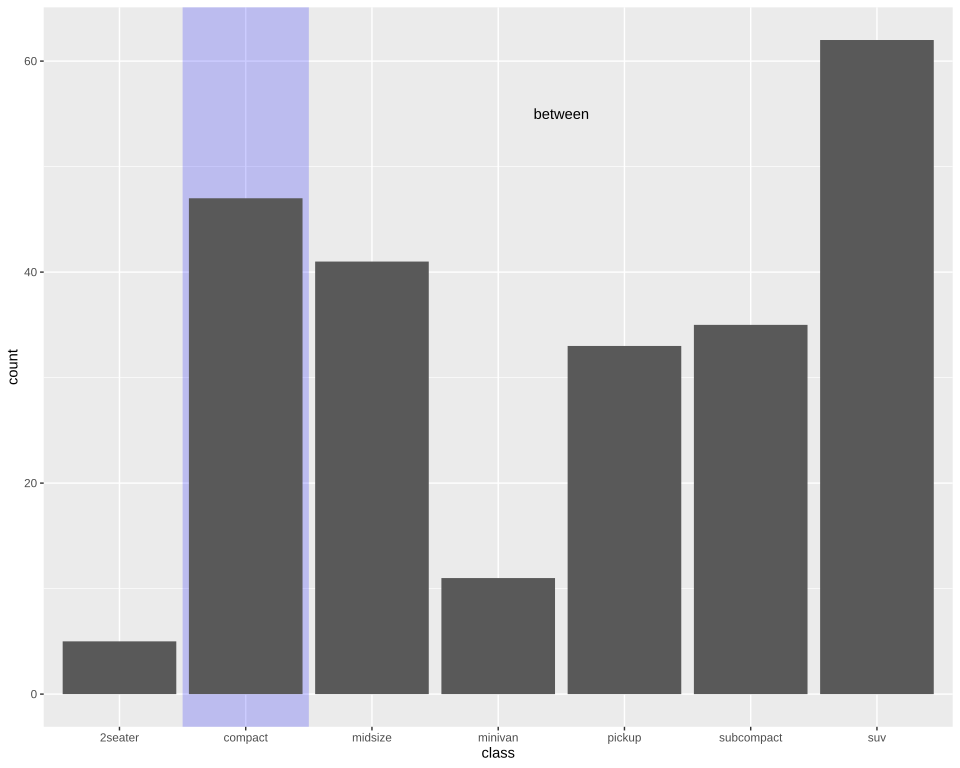

Recreate this plot in R.
# The plot test/golden/discrete_band.svg draws, drawn by ggplot2 itself, as ggplot2's own visual
# tests draw their snapshots: the independent check on that golden whenever it changes. The suite
# never runs this; it needs R, ggplot2 and vdiffr, saved as the Docker image giggly-r:ggplot2-4.0.3.
# From the repository's root:
#
#   docker run --rm -v "$PWD/test/golden":/golden:ro giggly-r:ggplot2-4.0.3 \
#     Rscript /golden/discrete_band.R > discrete_band.ggplot2.svg
#
# and compare the two drawings element by element, as test/golden/line_missing.R does.
#
# Numbers on a discrete axis: a band from 1.5 to 2.5 across the whole panel, added before mpg's
# bars of each class so it is drawn beneath them, and a label at 4.5, between two classes, added
# after; only the bars map `x`, so the axis is discrete.
# First checked with ggplot2 4.0.3 and vdiffr 1.0.9: every element and clip path matches, the x
# axis drawn before the y as in test/golden/point.R.

library(ggplot2)

plot <- ggplot(mpg, aes(class)) +
  annotate("rect", xmin = 1.5, xmax = 2.5, ymin = -Inf, ymax = Inf, fill = "blue", alpha = 0.2) +
  geom_bar() +
  annotate("text", x = 4.5, y = 55, label = "between") +
  theme_gray()

file <- tempfile(fileext = ".svg")
vdiffr::write_svg(plot, file)
cat(readLines(file), sep = "\n")
